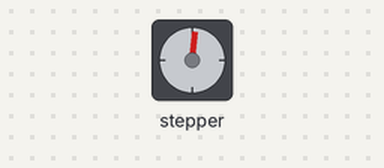
Recording of a sketch running on a simulated Arduino Uno, built with avr-gcc and run on an emulated ATmega328P. On the bench: stepper motor. Stepper angles assume 200 steps per turn.

Above: at 0.05 s.
At 0.95 s:
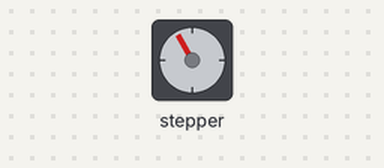
At 1.7 s:
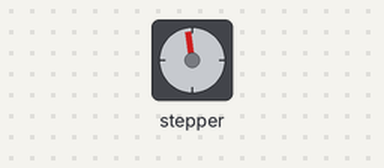
At 2.5 s:
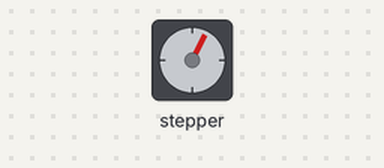
Timing chart, 0 to 6.9 s (numbered marks = the images above):
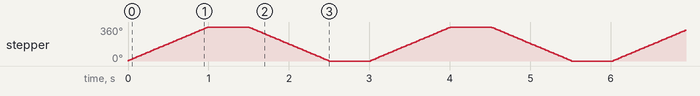

Measured:
- by itself, stepper: turns 360° clockwise in 0.99 s, then 360° counter-clockwise in 0.99 s, repeating every 3.0 s

The sketch:

stepper.ino
```cpp
// (licence header left out)
//Simple Stepper Control with an H-Bridge

#include <Stepper.h>

//Motor Constants
//Most NEMA-17 Motors have 200 steps/revolution
const int STEPS_PER_REV = 200; //200 steps/rev

//H-Bridge Pins
const int COIL1_MC1  = 2;  //COIL 1 Switch 1 Control
const int COIL1_MC2  = 3;  //COIL 1 Switch 2 Control
const int COIL2_MC1  = 4;  //COIL 2 Switch 1 Control
const int COIL2_MC2  = 5;  //COIL 2 Switch 2 Control

// Initialize the stepper library - pass it the Switch control pins
Stepper myStepper(STEPS_PER_REV, COIL1_MC1, COIL1_MC2, COIL2_MC1, COIL2_MC2);

void setup()
{
  //Set the stepper speed
  myStepper.setSpeed(60); //60 RPM
}

void loop()
{
  // step one revolution in one direction:
  myStepper.step(STEPS_PER_REV);
  delay(500);

  // step one revolution in the other direction:
  myStepper.step(-STEPS_PER_REV);
  delay(500);
}
```
